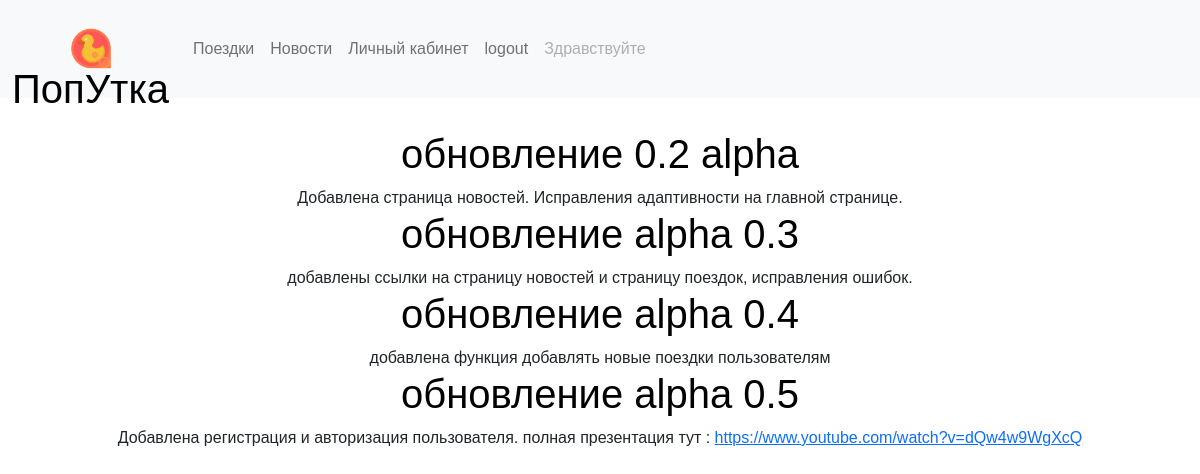
The app's page /news/ (signed in) with its own data.
### news/models.py (models this page shows, shortened)
class News(models.Model):
    title=models.CharField(max_length=128)
    text = models.TextField()

### news/views.py (the view)
# urls.py: path('news/', news, name='news'),
def news(request):
    news = News.objects.all()
    return render(request, 'news/news.html', {'news': news})

### templates/news/news.html
{% extends 'base.html' %}
{% block content %}
<main>
  {% for one_news in news %}
  <h1>{{one_news.title}}</h1>
  <font>{{one_news.text|urlize }}</font>
  {% endfor %}
</main>
{% endblock %}

### static/index.css (style rules this page uses)
body { font-family: 'Raleway', sans-serif; text-align:center; margin:0px; padding:0px; }
main { margin-top: 130px; animation: loadIn 0.75s; }
h1,h2,h3 { text-align: center; color: black; }

### records on screen
News: title "обновление 0.2 alpha", text "Добавлена страница новостей. Исправления адаптивности на главной странице."
News: title "обновление alpha 0.3", text "добавлены ссылки на страницу новостей и страницу поездок, исправления ошибок."
News: title "обновление alpha 0.4", text "добавлена функция добавлять новые поездки пользователям"
News: title "обновление alpha 0.5", text "Добавлена регистрация и авторизация пользователя. полная презентация тут : https://www.youtube.com/watch?v=dQw4w9WgXcQ"
